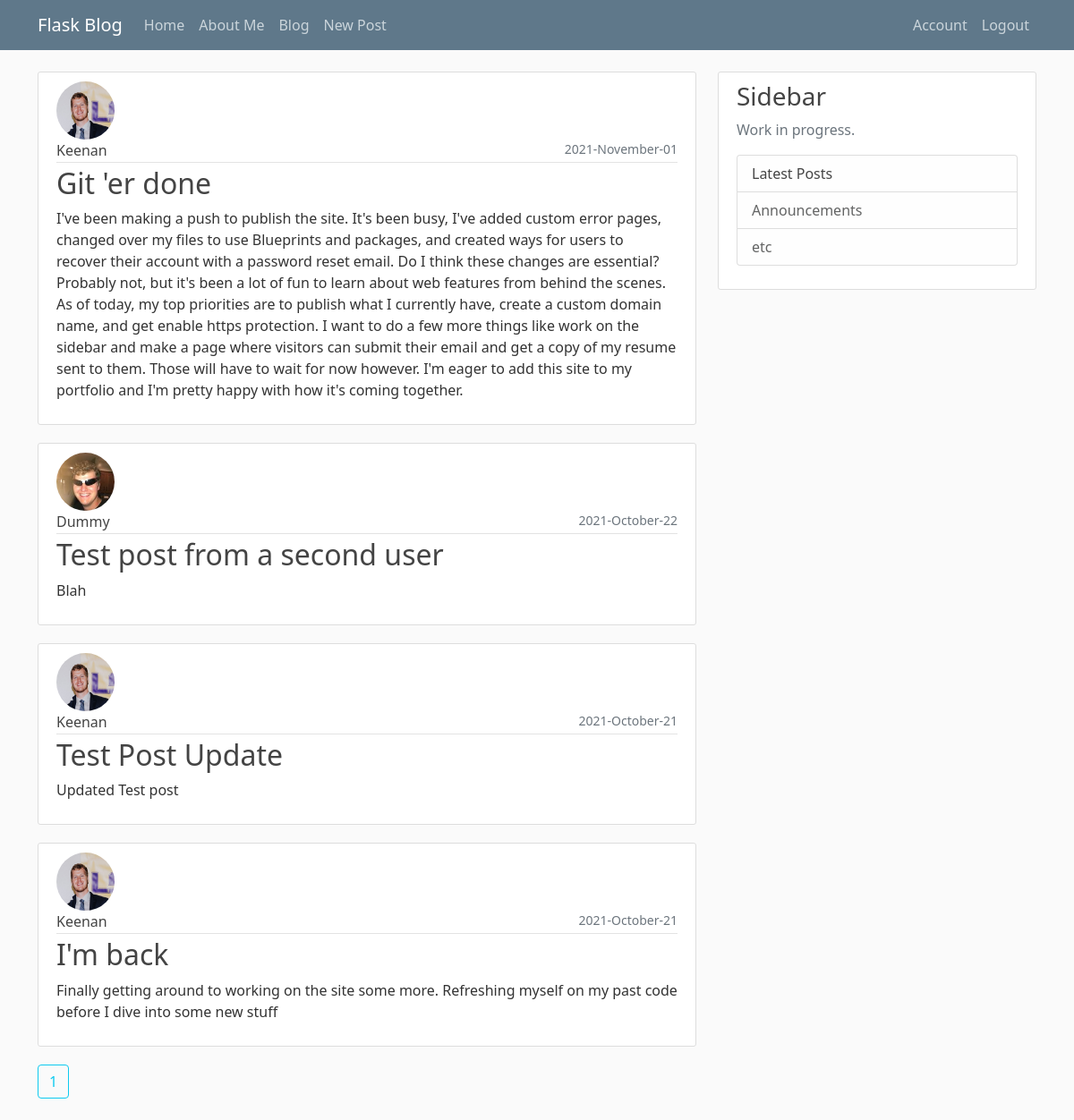
/blog (signed in), run on the app's committed database.
### flaskblog/models.py (models this page shows, shortened)
class Post(db.Model):
    id = db.Column(db.Integer, primary_key=True)
    title = db.Column(db.String(100), nullable=False)
    date_posted = db.Column(db.DateTime, nullable=False, default=datetime.utcnow)
    content = db.Column(db.Text, nullable=False)
    user_id = db.Column(db.Integer, db.ForeignKey('user.id'), nullable=False)

class User(db.Model, UserMixin):
    id = db.Column(db.Integer, primary_key=True)
    username = db.Column(db.String(20), unique=True, nullable=False)
    email = db.Column(db.String(120), unique=True, nullable=False)
    image_file = db.Column(db.String(20), nullable=False, default='default.jpg')
    password = db.Column(db.String(60), nullable=False)
    posts = db.relationship('Post', backref='author', lazy=True)

### flaskblog/main/routes.py (the view)
@main.route("/blog")
def blog():
    page = request.args.get('page', 1, type=int)
    posts=Post.query.order_by(Post.date_posted.desc()).paginate(page=page, per_page=5)
    return render_template('blog.html', posts=posts)

### flaskblog/models.py (called while the page is built)
@login_manager.user_loader
def load_user(user_id):
    return User.query.get(int(user_id))

### flaskblog/templates/blog.html (shortened to what this page needs)
{% extends 'index.html' %}
{% block content %}
    {% for post in posts.items %}
        <article class="media content-section">
            <img class="rounded-circle article-img" src="{{ url_for('static', filename='profile_pic/' + post.author.image_file)}}">
            <div class="media-body">
              <div class="article-metadata">
                <a class="article-title mr-2" href="{{ url_for('users.user_posts', username=post.author.username) }}">{{ post.author.username }}</a>
                <small class="text-muted float-end">{{ post.date_posted.strftime('%Y-%B-%d') }}</small>
              </div>
              <h2><a class="article-title" href="{{ url_for('posts.post', post_id=post.id) }}">{{ post.title }}</a></h2>
              <p class="article-content">{{ post.content }}</p>
            </div>
        </article>
    {% endfor %}
    {% for page_num in posts.iter_pages(left_edge=1, right_edge=1, left_current=1, right_current=2) %}
      {% if page_num %}
        {% if posts.page == page_num %}
          <a class="btn btn-outline-info mb-4" href="{{ url_for('main.blog', page=page_num) }}"> {{ page_num }} </a>
        {% else %}
          <a class="btn btn-info mb-4" href="{{ url_for('main.blog', page=page_num) }}"> {{ page_num }} </a>
        {% endif %}
      {% endif %}
    {% endfor %}
{% endblock content%}

### flaskblog/static/main.css (style rules this page uses)
body { background: #fafafa; color: #333333; margin-top: 5rem; }
h1, h2, h3, h4, h5, h6 { color: #444444; }
.content-section { background: #ffffff; padding: 10px 20px; border: 1px solid #dddddd; border-radius: 3px; margin-bottom: 20px; }
.article-title { color: #444444; }
a.article-title { text-decoration: none; }
.article-content { white-space: pre-line; }
.article-img { height: 65px; width: 65px; margin-right: 16px; }
.article-metadata { padding-bottom: 1px; margin-bottom: 4px; border-bottom: 1px solid #e3e3e3 }

### data on the page
Post: image_file (picture), author.username "Keenan", date_posted "2021-November-01", title "Git 'er done", content "I've been making a push to publish the site. It's been busy, I've added custom error pages, changed over my files to use Blueprints and packages, and created ways for users to recover their account with a password reset email. Do I think these changes are essential? Probably not, but it's been a lot of fun to learn about web features from behind the scenes. As of today, my top priorities are to publish what I currently have, create a custom domain name, and get enable https protection. I want to do a few more things like work on the sidebar and make a page where visitors can submit their email and get a copy of my resume sent to them. Those will have to wait for now however. I'm eager to…"
Post: image_file (picture), author.username "Dummy", date_posted "2021-October-22", title "Test post from a second user", content "Blah"
Post: image_file (picture), author.username "Keenan", date_posted "2021-October-21", title "Test Post Update", content "Updated Test post"
Post: image_file (picture), author.username "Keenan", date_posted "2021-October-21", title "I'm back", content "Finally getting around to working on the site some more. Refreshing myself on my past code before I dive into some new stuff"

### other printed values
{{ page_num }} "1"
